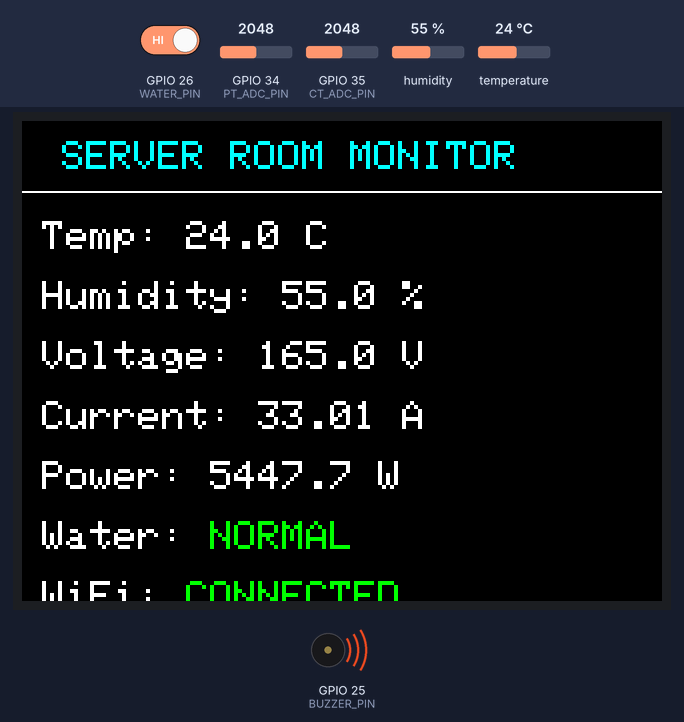
A sketch run on a simulated ESP32. Parts: 320×240 colour display, buzzer (waves = sounding, pin HIGH). The inputs (shaded band) are chosen by the test bench; at power-on: GPIO 26 (WATER_PIN) HIGH, humidity 55 %, GPIO 34 (PT_ADC_PIN) = 2048, GPIO 35 (CT_ADC_PIN) = 2048, temperature 24 °C (analog values on the 0–4095 scale). WiFi joins after 1.5 s; servers stay silent unless stated; what the sketch prints to the serial monitor is not drawn.

Above: at 3.9 s.
4.0 s: GPIO 26 (WATER_PIN) driven LOW
At 5.4 s:
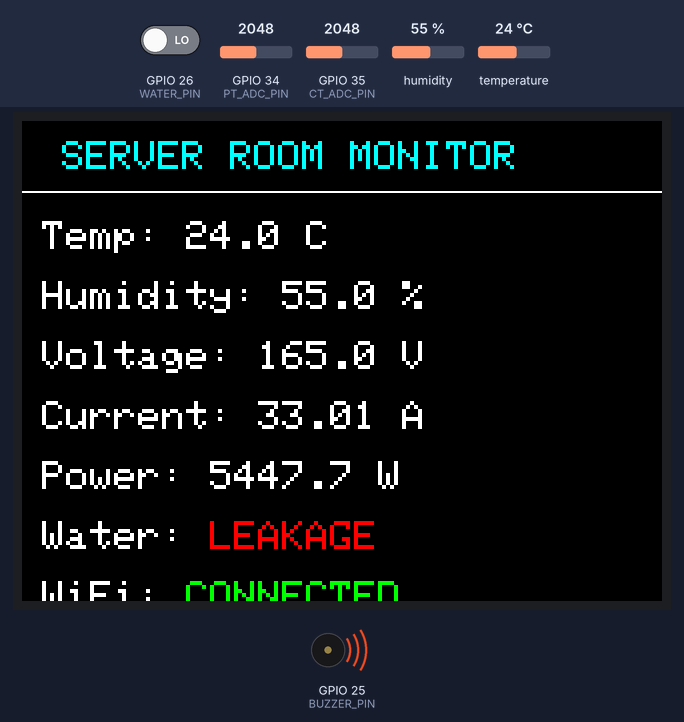
6.8 s: humidity set to 22 %
At 8.3 s:
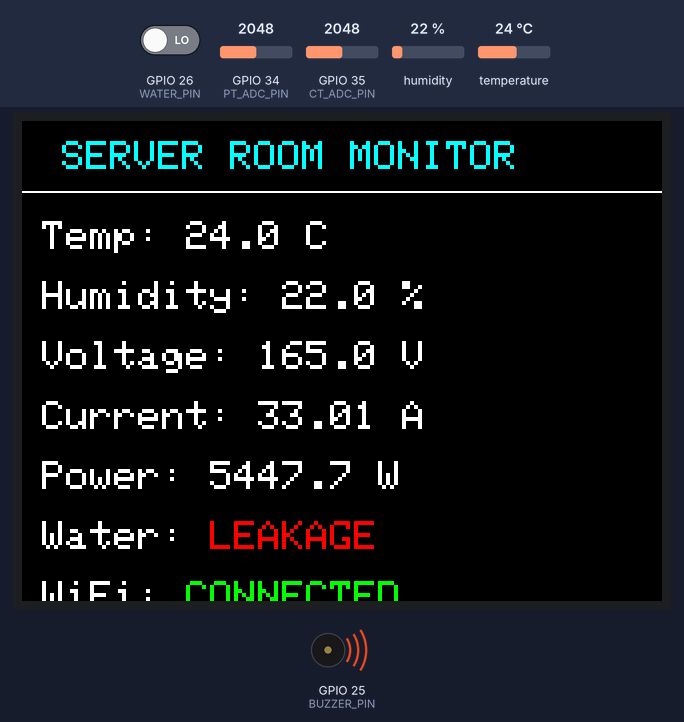
9.6 s: GPIO 34 (PT_ADC_PIN) set to 2866
At 11.7 s:
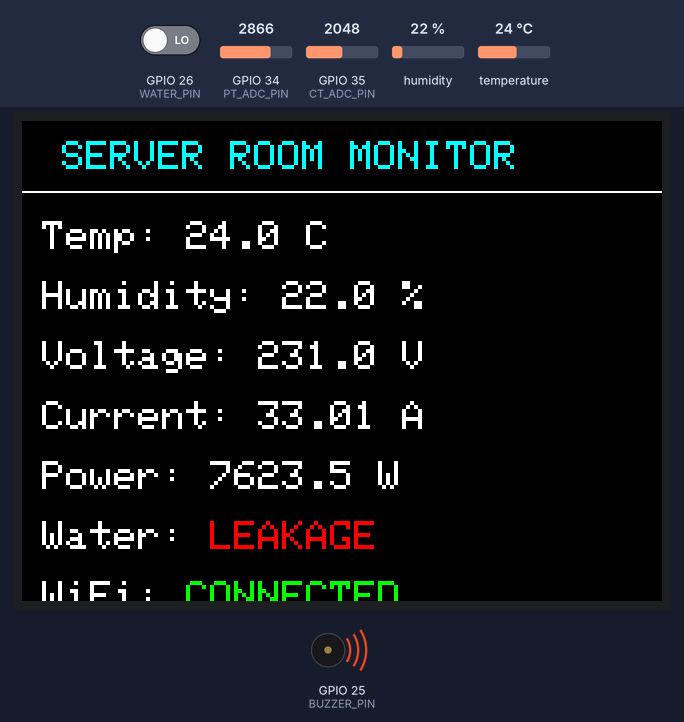
12.7 s: GPIO 35 (CT_ADC_PIN) set to 2866
At 14.5 s:
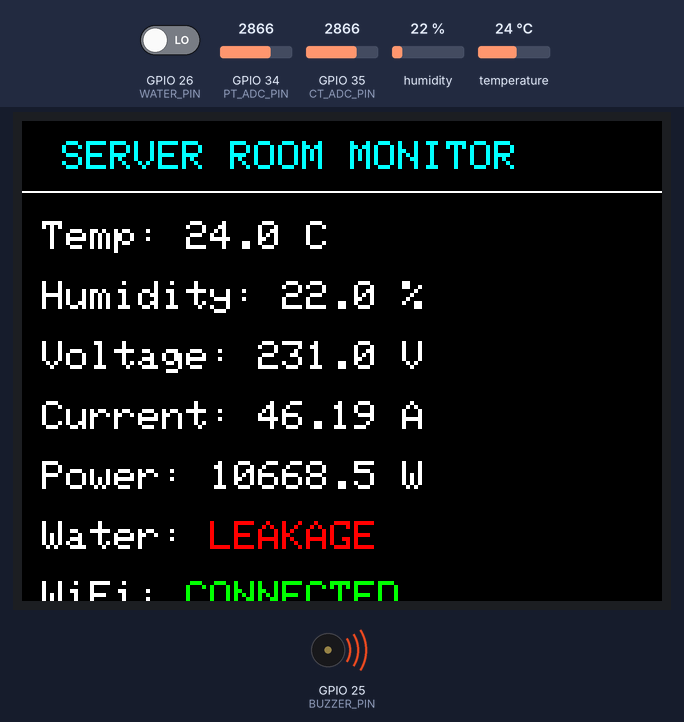
15.5 s: temperature set to 12 °C
At 17.9 s:
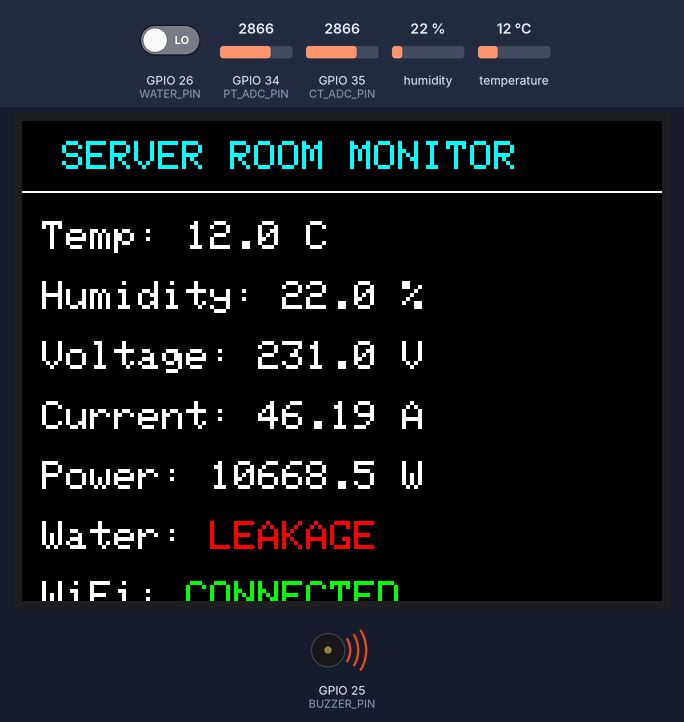
21.6 s: GPIO 34 (PT_ADC_PIN) set to 3972
At 22.4 s:
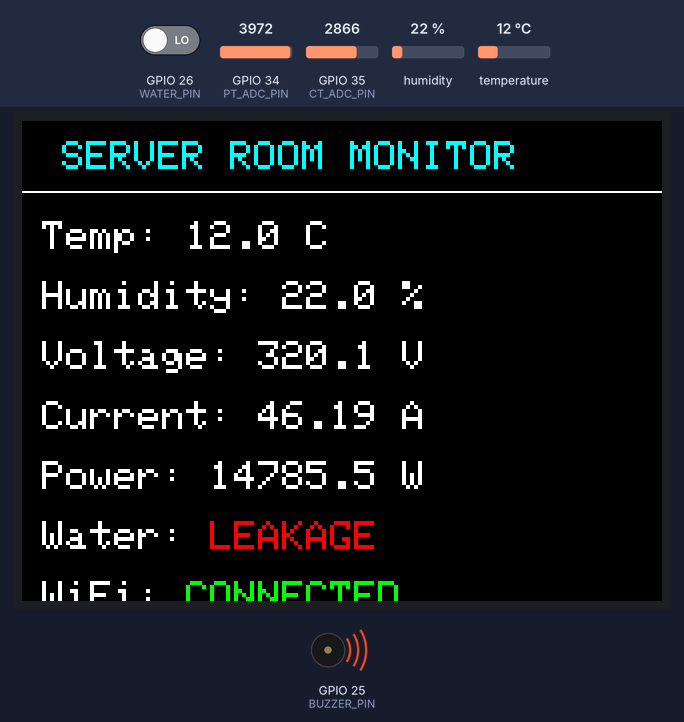
Timing chart, 0 to 24.6 s (numbered marks = the images above; inputs shaded):
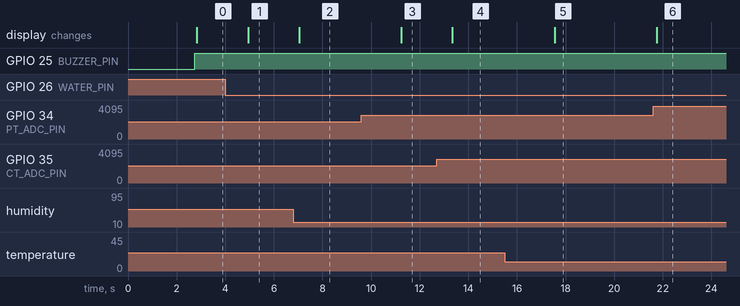

Measured:
- after the input at 4.0 s, the display: changes after 0.94 s (image 1)
- after the input at 6.8 s, the display: changes after 0.24 s (image 2)
- after the input at 9.6 s, the display: changes after 1.6 s (image 3)
- after the input at 12.7 s, the display: changes after 0.65 s (image 4)
- after the input at 15.5 s, the display: changes after 2.0 s (image 5)
- after the input at 21.6 s, the display: changes after 0.15 s (image 6)

The sketch:

Automatic_Server_Room_Monitoring_System.ino
```cpp
/*

  AUTOMATIC SERVER ROOM MONITORING SYSTEM USING ESP32

  ---------------------------------------------------

  Features:

  - Temperature and humidity monitoring using DHT22

  - Voltage monitoring using PT through ADC

  - Current monitoring using CT through ADC

  - Water leakage detection using FC-37 sensor

  - 3.5" TFT LCD display using SPI

  - WiFi connection for remote monitoring

  - Buzzer alarm for abnormal conditions

 

  NOTE:

  Calibrate PT_CALIBRATION and CT_CALIBRATION according to your actual PT/CT circuit.

*/

 
 #include <WiFi.h>

#include <DHT.h>

#include <SPI.h>

#include <Adafruit_GFX.h>

#include <Adafruit_ILI9341.h>

 

// WIFI SETTINGS

const char* WIFI_SSID = "YOUR_WIFI_NAME";

const char* WIFI_PASSWORD = "YOUR_WIFI_PASSWORD";

 

// PIN DEFINITIONS

// DHT22

#define DHT_PIN 27

#define DHT_TYPE DHT22

 

// ADC inputs

#define PT_ADC_PIN 34       // Voltage from PT signal conditioning

#define CT_ADC_PIN 35       // Current from CT burden resistor

#define WATER_PIN 26        // Water leakage digital output

 

// Buzzer

#define BUZZER_PIN 25

 

// TFT LCD SPI pins

#define TFT_CS   5

#define TFT_DC   2

#define TFT_RST  4

#define TFT_MOSI 23

#define TFT_SCLK 18

#define TFT_MISO 19

 

// OBJECTS

DHT dht(DHT_PIN, DHT_TYPE);

Adafruit_ILI9341 tft = Adafruit_ILI9341(TFT_CS, TFT_DC, TFT_RST);

 

// THRESHOLDS

float TEMP_HIGH = 30.0;       // Celsius

float HUMIDITY_HIGH = 70.0;   // Percent

float VOLT_LOW = 200.0;       // Volts

float VOLT_HIGH = 250.0;      // Volts

float CURRENT_HIGH = 10.0;    // Amperes

 

// CALIBRATION FACTORS

// Adjust after testing with a multimeter and clamp meter

float PT_CALIBRATION = 100.0;   // Converts ADC voltage to mains voltage

float CT_CALIBRATION = 20.0;    // Converts ADC voltage to current

 

// VVARIABLES

float temperature = 0;

float humidity = 0;

float mainsVoltage = 0;

float loadCurrent = 0;

float powerValue = 0;

bool waterLeakage = false;

bool alarmState = false;

bool wifiConnected = false;

 

// FUNCTIONS

 

float readADCVoltage(int pin) {

  int rawValue = analogRead(pin);

  float adcVoltage = (rawValue / 4095.0) * 3.3;

  return adcVoltage;

}

 

float readMainsVoltage() {

  float adcVoltage = readADCVoltage(PT_ADC_PIN);

  float calculatedVoltage = adcVoltage * PT_CALIBRATION;

  return calculatedVoltage;

}

 

float readLoadCurrent() {

  float adcVoltage = readADCVoltage(CT_ADC_PIN);

  float calculatedCurrent = adcVoltage * CT_CALIBRATION;

  return calculatedCurrent;

}

 

void connectWiFi() {

  WiFi.begin(WIFI_SSID, WIFI_PASSWORD);

 

  int attempts = 0;

  while (WiFi.status() != WL_CONNECTED && attempts < 20) {

    delay(500);

    attempts++;

  }

 

  wifiConnected = (WiFi.status() == WL_CONNECTED);

}

 

void readSensors() {

  temperature = dht.readTemperature();

  humidity = dht.readHumidity();

 

  if (isnan(temperature)) temperature = 0;

  if (isnan(humidity)) humidity = 0;

 

  mainsVoltage = readMainsVoltage();

  loadCurrent = readLoadCurrent();

  powerValue = mainsVoltage * loadCurrent;

 

  int waterStatus = digitalRead(WATER_PIN);

 

  // Many FC-37 modules output LOW when water is detected.

  // Change this logic if your module behaves differently.

  waterLeakage = (waterStatus == LOW);

}

 

void checkAlarmConditions() {

  alarmState = false;

 

  if (temperature > TEMP_HIGH) alarmState = true;

  if (humidity > HUMIDITY_HIGH) alarmState = true;

  if (mainsVoltage < VOLT_LOW || mainsVoltage > VOLT_HIGH) alarmState = true;

  if (loadCurrent > CURRENT_HIGH) alarmState = true;

  if (waterLeakage) alarmState = true;

 

  digitalWrite(BUZZER_PIN, alarmState ? HIGH : LOW);

}

 

void drawHeader() {

  tft.fillScreen(ILI9341_BLACK);

  tft.setTextColor(ILI9341_CYAN);

  tft.setTextSize(2);

  tft.setCursor(20, 10);

  tft.println("SERVER ROOM MONITOR");

  tft.drawLine(0, 35, 320, 35, ILI9341_WHITE);

}

 

void updateDisplay() {

  drawHeader();

 

  tft.setTextSize(2);

  tft.setTextColor(ILI9341_WHITE);

 

  tft.setCursor(10, 50);

  tft.print("Temp: ");

  tft.print(temperature, 1);

  tft.println(" C");

 

  tft.setCursor(10, 80);

  tft.print("Humidity: ");

  tft.print(humidity, 1);

  tft.println(" %");

 

  tft.setCursor(10, 110);

  tft.print("Voltage: ");

  tft.print(mainsVoltage, 1);

  tft.println(" V");

 

  tft.setCursor(10, 140);

  tft.print("Current: ");

  tft.print(loadCurrent, 2);

  tft.println(" A");

 

  tft.setCursor(10, 170);

  tft.print("Power: ");

  tft.print(powerValue, 1);

  tft.println(" W");

 

  tft.setCursor(10, 200);

  tft.print("Water: ");

  if (waterLeakage) {

    tft.setTextColor(ILI9341_RED);

    tft.println("LEAKAGE");

  } else {

    tft.setTextColor(ILI9341_GREEN);

    tft.println("NORMAL");

  }

 

  tft.setTextColor(ILI9341_WHITE);

  tft.setCursor(10, 230);

  tft.print("WiFi: ");

  if (wifiConnected) {

    tft.setTextColor(ILI9341_GREEN);

    tft.println("CONNECTED");

  } else {

    tft.setTextColor(ILI9341_RED);

    tft.println("OFFLINE");

  }

 

  tft.setTextColor(ILI9341_WHITE);

  tft.setCursor(10, 260);

  tft.print("Status: ");

  if (alarmState) {

    tft.setTextColor(ILI9341_RED);

    tft.println("ALARM");

  } else {

    tft.setTextColor(ILI9341_GREEN);

    tft.println("NORMAL");

  }

}

 

void sendDataToCloud() {

  // Placeholder for remote monitoring.

  // You can replace this section with:

  // - ThingSpeak

  // - Blynk

  // - Firebase

  // - MQTT

  // - Web server

  // - Telegram alert

 

  if (WiFi.status() == WL_CONNECTED) {

    wifiConnected = true;

 

    Serial.println("Sending data to cloud...");

    Serial.print("Temperature: "); Serial.println(temperature);

    Serial.print("Humidity: "); Serial.println(humidity);

    Serial.print("Voltage: "); Serial.println(mainsVoltage);

    Serial.print("Current: "); Serial.println(loadCurrent);

    Serial.print("Power: "); Serial.println(powerValue);

    Serial.print("Water Leakage: "); Serial.println(waterLeakage ? "YES" : "NO");

    Serial.print("Alarm: "); Serial.println(alarmState ? "YES" : "NO");

  } else {

    wifiConnected = false;

  }

}

 

void setup() {

  Serial.begin(115200);

 

  pinMode(BUZZER_PIN, OUTPUT);

  pinMode(WATER_PIN, INPUT);

 

  digitalWrite(BUZZER_PIN, LOW);

 

  analogReadResolution(12);

  analogSetAttenuation(ADC_11db);

 

  dht.begin();

 

  SPI.begin(TFT_SCLK, TFT_MISO, TFT_MOSI, TFT_CS);

  tft.begin();

  tft.setRotation(1);

 

  drawHeader();

  tft.setCursor(20, 80);

  tft.setTextColor(ILI9341_YELLOW);

  tft.setTextSize(2);

  tft.println("Initializing...");

 

  connectWiFi();

 

  delay(1000);

}

 

void loop() {

  readSensors();

  checkAlarmConditions();

  updateDisplay();

  sendDataToCloud();

 

  delay(2000);

}
```
